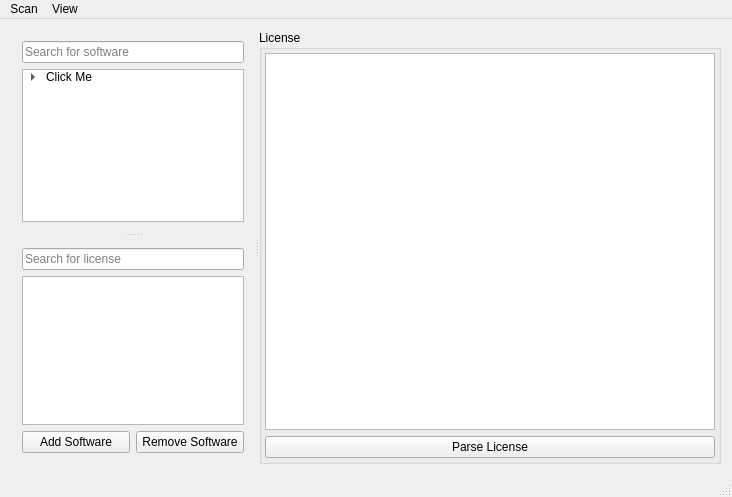
<?xml version="1.0" encoding="UTF-8"?>
<ui version="4.0">
 <class>MainWindow</class>
 <widget class="QMainWindow" name="MainWindow">
  <property name="geometry">
   <rect>
    <x>0</x>
    <y>0</y>
    <width>732</width>
    <height>497</height>
   </rect>
  </property>
  <property name="windowTitle">
   <string>License Organizer</string>
  </property>
  <property name="styleSheet">
   <string notr="true"/>
  </property>
  <widget class="QWidget" name="centralWidget">
   <property name="styleSheet">
    <string notr="true"/>
   </property>
   <layout class="QHBoxLayout" name="horizontalLayout">
    <item>
     <widget class="QSplitter" name="horizontalSplitter">
      <property name="styleSheet">
       <string notr="true">QSplitter::handle:horizontal {
	background-color: qlineargradient(spread:pad, x1:0, y1:0, x2:1, y2:0, 
		stop:0 rgba(255, 255, 255, 0), 
		stop:0.407273 rgba(200, 200, 200, 255), 
		stop:0.4825 rgba(101, 104, 113, 235), 
		stop:0.6 rgba(255, 255, 255, 0));
    image: url(:/images/splitter.png);
	margin: 2px 0x;
}</string>
      </property>
      <property name="orientation">
       <enum>Qt::Horizontal</enum>
      </property>
      <widget class="QSplitter" name="verticalSplitter">
       <property name="sizePolicy">
        <sizepolicy hsizetype="Preferred" vsizetype="Expanding">
         <horstretch>1</horstretch>
         <verstretch>0</verstretch>
        </sizepolicy>
       </property>
       <property name="styleSheet">
        <string notr="true">QSplitter::handle:vertical {
	background-color: qlineargradient(spread:pad, y1:0, x1:0, y2:1, x2:0, 
		stop:0 rgba(255, 255, 255, 0), 
		stop:0.407273 rgba(200, 200, 200, 255), 
		stop:0.4825 rgba(101, 104, 113, 235), 
		stop:0.6 rgba(255, 255, 255, 0));
    image: url(:/images/splitter.png);
	margin: 0px 2px;
}</string>
       </property>
       <property name="orientation">
        <enum>Qt::Vertical</enum>
       </property>
       <widget class="QWidget" name="verticalLayoutWidget">
        <layout class="QVBoxLayout" name="verticalLayout_3">
         <item>
          <widget class="QLineEdit" name="softwareSearchLineEdit">
           <property name="sizePolicy">
            <sizepolicy hsizetype="Expanding" vsizetype="Fixed">
             <horstretch>0</horstretch>
             <verstretch>0</verstretch>
            </sizepolicy>
           </property>
           <property name="placeholderText">
            <string>Search for software</string>
           </property>
          </widget>
         </item>
         <item>
          <widget class="QTreeWidget" name="softwareTreeWidget">
           <property name="sizePolicy">
            <sizepolicy hsizetype="Expanding" vsizetype="Expanding">
             <horstretch>0</horstretch>
             <verstretch>0</verstretch>
            </sizepolicy>
           </property>
           <property name="minimumSize">
            <size>
             <width>222</width>
             <height>100</height>
            </size>
           </property>
           <property name="lineWidth">
            <number>1</number>
           </property>
           <property name="midLineWidth">
            <number>0</number>
           </property>
           <property name="selectionBehavior">
            <enum>QAbstractItemView::SelectRows</enum>
           </property>
           <property name="columnCount">
            <number>2</number>
           </property>
           <attribute name="headerVisible">
            <bool>false</bool>
           </attribute>
           <attribute name="headerDefaultSectionSize">
            <number>120</number>
           </attribute>
           <column>
            <property name="text">
             <string>Header</string>
            </property>
           </column>
           <column>
            <property name="text">
             <string>Item</string>
            </property>
           </column>
           <item>
            <property name="text">
             <string>Click Me</string>
            </property>
            <property name="textAlignment">
             <set>AlignLeading|AlignVCenter</set>
            </property>
            <property name="text">
             <string/>
            </property>
            <item>
             <property name="text">
              <string>Index</string>
             </property>
             <property name="text">
              <string>0</string>
             </property>
            </item>
            <item>
             <property name="text">
              <string>Name</string>
             </property>
             <property name="text">
              <string>Click Me</string>
             </property>
            </item>
            <item>
             <property name="text">
              <string>Directory</string>
             </property>
             <property name="text">
              <string>.</string>
             </property>
            </item>
            <item>
             <property name="text">
              <string>License Dir</string>
             </property>
             <property name="text">
              <string>.</string>
             </property>
            </item>
            <item>
             <property name="text">
              <string>Notes</string>
             </property>
             <property name="text">
              <string>It is a tutorial</string>
             </property>
            </item>
           </item>
          </widget>
         </item>
        </layout>
       </widget>
       <widget class="QWidget" name="verticalLayoutWidget_2">
        <layout class="QVBoxLayout" name="verticalLayout_4">
         <item>
          <widget class="QLineEdit" name="licenseSearchLineEdit">
           <property name="sizePolicy">
            <sizepolicy hsizetype="Expanding" vsizetype="Fixed">
             <horstretch>0</horstretch>
             <verstretch>0</verstretch>
            </sizepolicy>
           </property>
           <property name="placeholderText">
            <string>Search for license</string>
           </property>
          </widget>
         </item>
         <item>
          <widget class="QListWidget" name="licenseListWidget">
           <property name="sizePolicy">
            <sizepolicy hsizetype="Expanding" vsizetype="Expanding">
             <horstretch>0</horstretch>
             <verstretch>0</verstretch>
            </sizepolicy>
           </property>
           <property name="minimumSize">
            <size>
             <width>222</width>
             <height>100</height>
            </size>
           </property>
          </widget>
         </item>
         <item>
          <layout class="QHBoxLayout" name="horizontalLayout_2">
           <item>
            <widget class="QPushButton" name="addSoftwareButton">
             <property name="text">
              <string>Add Software</string>
             </property>
            </widget>
           </item>
           <item>
            <widget class="QPushButton" name="removeSoftwareButton">
             <property name="text">
              <string>Remove Software</string>
             </property>
            </widget>
           </item>
          </layout>
         </item>
        </layout>
       </widget>
      </widget>
      <widget class="QGroupBox" name="licenseGroupBox">
       <property name="sizePolicy">
        <sizepolicy hsizetype="Preferred" vsizetype="Preferred">
         <horstretch>2</horstretch>
         <verstretch>0</verstretch>
        </sizepolicy>
       </property>
       <property name="title">
        <string>License</string>
       </property>
       <layout class="QVBoxLayout" name="verticalLayout">
        <property name="spacing">
         <number>6</number>
        </property>
        <property name="leftMargin">
         <number>3</number>
        </property>
        <property name="topMargin">
         <number>3</number>
        </property>
        <property name="rightMargin">
         <number>3</number>
        </property>
        <property name="bottomMargin">
         <number>3</number>
        </property>
        <item>
         <widget class="QPlainTextEdit" name="licensePlainTextEdit">
          <property name="sizePolicy">
           <sizepolicy hsizetype="Expanding" vsizetype="Expanding">
            <horstretch>0</horstretch>
            <verstretch>0</verstretch>
           </sizepolicy>
          </property>
          <property name="minimumSize">
           <size>
            <width>350</width>
            <height>350</height>
           </size>
          </property>
          <property name="readOnly">
           <bool>true</bool>
          </property>
         </widget>
        </item>
        <item>
         <widget class="QPushButton" name="parseLicenseButton">
          <property name="text">
           <string>Parse License</string>
          </property>
         </widget>
        </item>
       </layout>
      </widget>
     </widget>
    </item>
   </layout>
  </widget>
  <widget class="QMenuBar" name="menuBar">
   <property name="geometry">
    <rect>
     <x>0</x>
     <y>0</y>
     <width>732</width>
     <height>21</height>
    </rect>
   </property>
   <widget class="QMenu" name="menuMenu">
    <property name="title">
     <string>Scan</string>
    </property>
    <addaction name="actionScan_for_software"/>
   </widget>
   <widget class="QMenu" name="menuView">
    <property name="title">
     <string>View</string>
    </property>
    <addaction name="actionShow_all_software"/>
    <addaction name="separator"/>
    <addaction name="actionHide_software_without_path"/>
    <addaction name="actionHide_software_without_license"/>
   </widget>
   <addaction name="menuMenu"/>
   <addaction name="menuView"/>
  </widget>
  <widget class="QStatusBar" name="statusBar"/>
  <action name="actionScan_for_software">
   <property name="text">
    <string>Scan for software</string>
   </property>
  </action>
  <action name="actionShow_all_software">
   <property name="text">
    <string>Show all software</string>
   </property>
  </action>
  <action name="actionHide_software_without_path">
   <property name="checkable">
    <bool>true</bool>
   </property>
   <property name="text">
    <string>Hide software without path</string>
   </property>
  </action>
  <action name="actionHide_software_without_license">
   <property name="checkable">
    <bool>true</bool>
   </property>
   <property name="text">
    <string>Hide software without license</string>
   </property>
  </action>
 </widget>
 <layoutdefault spacing="6" margin="11"/>
 <resources/>
 <connections/>
</ui>
